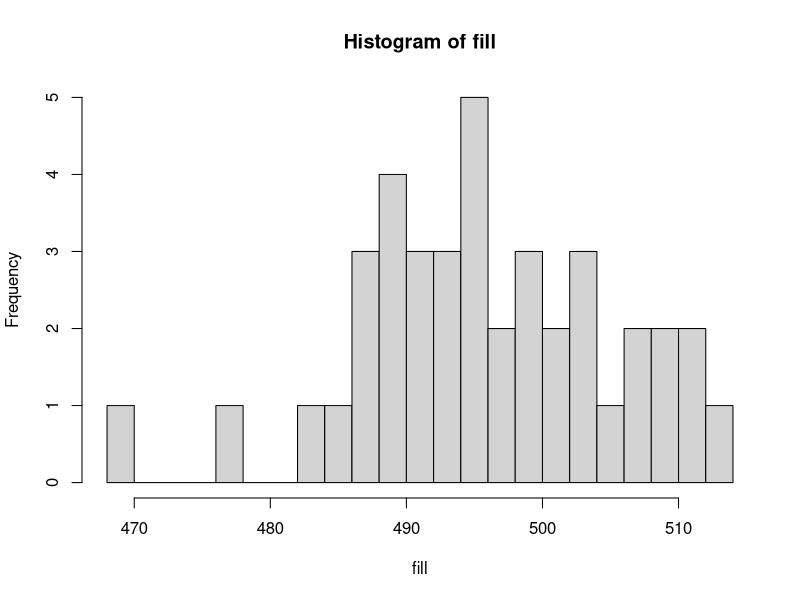
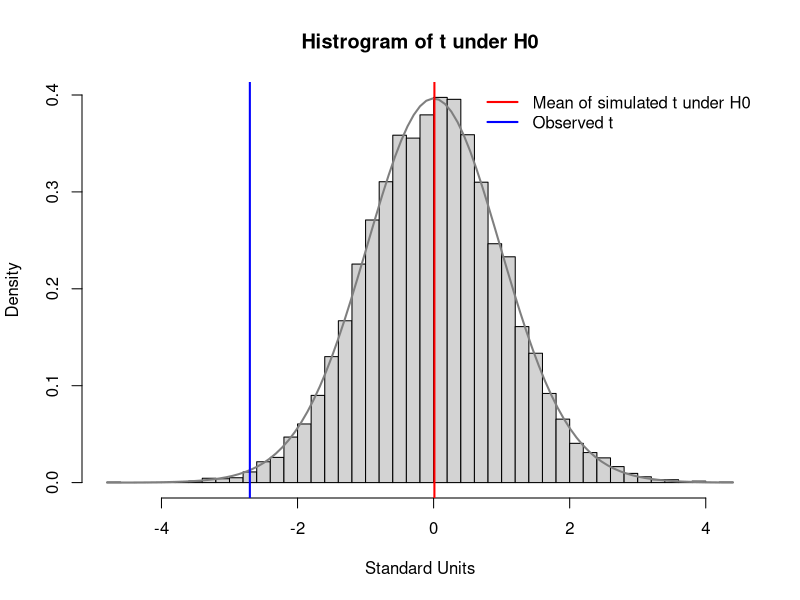

Write R code to recreate these figures, in order.
# HYPOTHESIS TESTING: https://www.smajhi.com/DATS-6101/hypothesis-testing/


# The Logic of a Test ----------------------------------------------------------

# 4 Steps:
#   1) State a null hypothesis, H0
#   2) Choose a test statistic
#   3) Work out how that statistic behaves if H0 is true
#   4) Ask how often that behavior would produce something at least as extreme
#     as what you saw. That proportion is the p-value.



# 1) State a null hypothesis, H0 -----------------------------------------------
#     A supplier claims that the mean fill weight is 500 g.

# Simulate data of a sample from the population
set.seed(8)
n <- 40
claim <- 500
fill <- rnorm(n, mean = 496, sd = 9) # sample from population to estimate mu
xbar <- mean(fill)
xbar
se <- sd(fill) / sqrt(n)
se

hist(fill, breaks = 20)

# 2) Choose a test statistic, T Statistic --------------------------------------
#     We don't know sigma
#     We will estimate sigma by calcuting SE from the sample SD
#     We are making as assumption of normally distributed data


# t statistic for sample = (estimate - claim) / SE
# The difference between the sample estimate and the claim in standardized units of the estimate (SE)
tstat <- (xbar - claim) / se
tstat

round(c(estimate = xbar,
        se = se,
        t = tstat), 3)


# 3) Work out how that statistic behaves if H0 is true -------------------------
# What that data look like if H0 is true
# Assuming the mean = 500 with sample sizes n = 40
# Simulate: mean = 500; sd = 9; n = 40
# Where sample (observed) T value values on the H0 distribution
set.seed(8)
sim_t <- replicate(10000, {
  x <- rnorm(n, mean = 500, sd = 9) # one sample of 40 drawn from a population where H0 is true (mu = 500)
  (mean(x) - 500) / (sd(x) / sqrt(40))
})

hist(sim_t, breaks = 50, freq = FALSE,
     main = "Histrogram of t under H0",
     xlab = "Standard Units")
curve(dt(x, df = 39), col = "grey50", add = TRUE, lwd = 2)
abline(v = mean(sim_t), col = "red", lwd = 2) # Center of simulated, T0 ~ H0
abline(v = tstat, col = "blue", lwd = 2) # Observed t from sample, TS ~ -2.7
legend("topright",
       legend = c("Mean of simulated t under H0", "Observed t"),
       col    = c("red", "blue"),
       lwd    = 2,
       bty    = "n")


# 4) As extreme as -------------------------------------------------------------
# Assuming H0 is true how often would you get results at least as extreme as the sample? 

# -abs(tstat) gives us the area to the left of tstat (the lower tail)
# 2 * pt(...) gives us a two-sided test "as extreme as... in either direction

p <- 2 * pt(-abs(tstat), df = n - 1)
round(c(t = tstat, 
        p_value = p), 5)


# Fraction landing at or below −2.70: about 0.0051 (about half a percent)
# Fraction landing at or above +2.70: also about 0.0051, by symmetry
# Two-Sided (total area) = 0.01018

# So p = 0.01018 means: if the true mean were 500 g, about 1 in 100 repeated samples 
# of 40 units would produce a t statistic at least 2.7 standard errors from zero in either direction.

# p is the fraction of null-world experiments that look at least as extreme as yours. 
# Ask what fraction of studies have a p-value under 0.05, 
# and you are asking what fraction land in the most extreme 5% of the null world.


# Using the t.test() function to confirm findings
t.test(fill, mu = 500)


# CONDIIONAL PROBABILITY OF THE P-VALUE ----------------------------------------
################################################################################
# p value = P(data at least this extreme∣ H0 true)
# The probability that the data are at least this extreme assuming the null hypothesis is true
################################################################################


# REJECTING H0 -----------------------------------------------------------------
# Rejecting true H0: Type 1 Error, rate alpha
# alpha is chosen


# Accepting false H0: Type 2 Error, rate beta
# beta is a product of the experiment/study design
